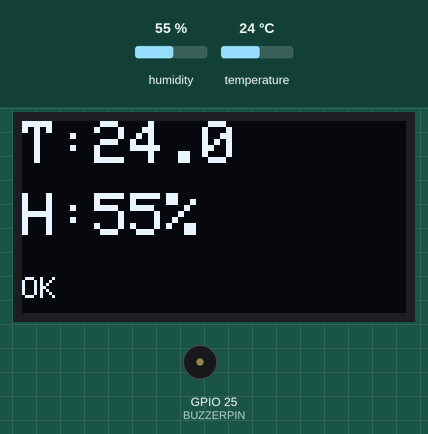
A sketch run on a simulated ESP32. Shown: 128×64 one-colour display, buzzer (waves = sounding, pin HIGH). The inputs (shaded band) are chosen by the test bench; at power-on: temperature 24 °C, humidity 55 %. WiFi joins after 1.5 s; servers stay silent unless stated; what the sketch prints to the serial monitor is not drawn.

Above: at 5.2 s.
5.3 s: temperature set to 33 °C
At 7.0 s:
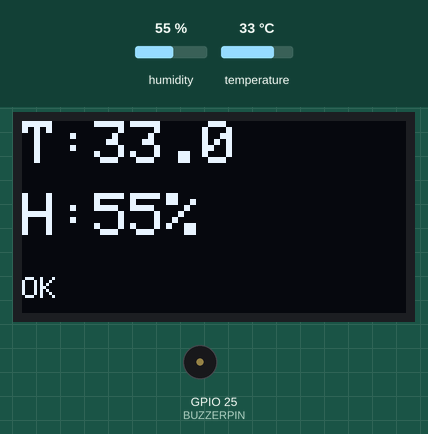
7.6 s: temperature set to 36 °C
At 8.8 s:
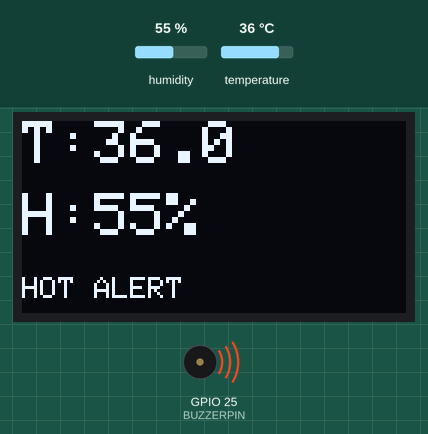
9.7 s: humidity set to 22 %
At 10.6 s:
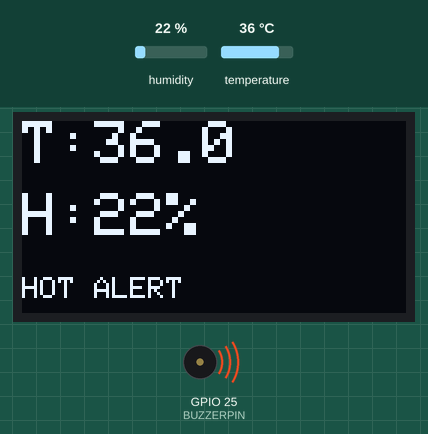
11.7 s: temperature set to 12 °C
At 13.4 s:
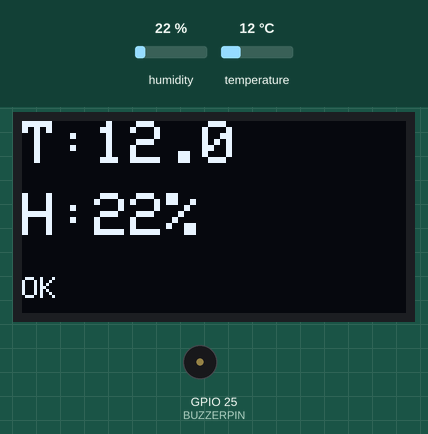
13.7 s: humidity set to 40 %
At 15.3 s:
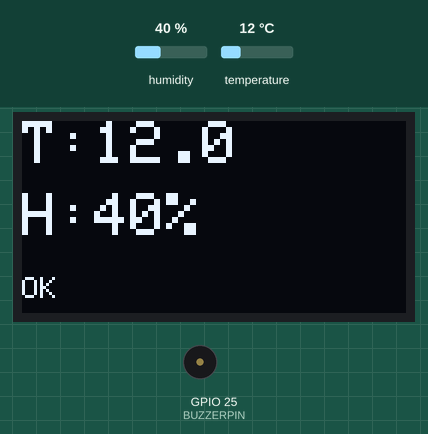
Timing chart, 0 to 16.8 s (numbered marks = the images above; inputs shaded):
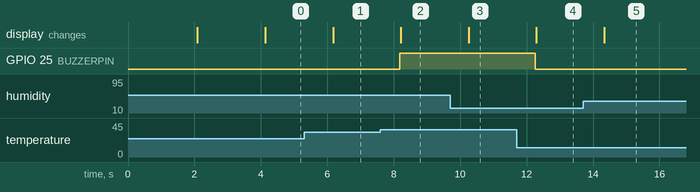

The sketch:

Wifi_Dashboard_IntegratedV1.ino
```cpp
#include <WiFi.h>
#include "DHT.h"
#include <Wire.h>
#include <Adafruit_GFX.h>
#include <Adafruit_SSD1306.h>

// -------- WIFI DETAILS --------
const char* ssid = "Sweeter-family";
const char* password = "ja@WL40099748123";

// -------- DHT11 --------
#define DHTPIN 4
#define DHTTYPE DHT11
DHT dht(DHTPIN, DHTTYPE);

// -------- BUZZER --------
#define BUZZERPIN 25

// -------- OLED --------
#define SCREEN_WIDTH 128
#define SCREEN_HEIGHT 64
Adafruit_SSD1306 display(SCREEN_WIDTH, SCREEN_HEIGHT, &Wire, -1);

// -------- WEB SERVER --------
WiFiServer server(80);

// -------- ALERT TEMP --------
float alertTemp = 35.0;

void setup() {
  Serial.begin(115200);

  dht.begin();

  pinMode(BUZZERPIN, OUTPUT);
  digitalWrite(BUZZERPIN, LOW);

  Wire.begin(21, 22);

  if (!display.begin(SSD1306_SWITCHCAPVCC, 0x3C)) {
    Serial.println("OLED NOT FOUND");
    while (true);
  }

  display.clearDisplay();
  display.setTextColor(SSD1306_WHITE);
  display.setTextSize(1);
  display.setCursor(0, 20);
  display.println("Connecting WiFi...");
  display.display();

  Serial.println("Connecting to WiFi...");
  WiFi.begin(ssid, password);

  while (WiFi.status() != WL_CONNECTED) {
    delay(1000);
    Serial.println("Connecting...");
  }

  Serial.println("WiFi Connected!");
  Serial.print("IP Address: ");
  Serial.println(WiFi.localIP());

  display.clearDisplay();
  display.setCursor(0, 10);
  display.println("WiFi Connected!");
  display.setCursor(0, 30);
  display.print("IP:");
  display.println(WiFi.localIP());
  display.display();

  server.begin();

  delay(2000);
}

void loop() {
  float temp = dht.readTemperature();
  float hum = dht.readHumidity();

  bool sensorOK = !(isnan(temp) || isnan(hum));
  bool alert = false;

  String tempText;
  String humText;
  String statusText;
  String statusColor;

  if (!sensorOK) {
    tempText = "Error";
    humText = "Error";
    statusText = "SENSOR ERROR";
    statusColor = "#ff4d4d";

    digitalWrite(BUZZERPIN, LOW);

    Serial.println("DHT11 Error");

    display.clearDisplay();
    display.setTextColor(SSD1306_WHITE);
    display.setTextSize(2);
    display.setCursor(0, 20);
    display.println("DHT ERR");
    display.display();
  }
  else {
    tempText = String(temp, 1);
    humText = String(hum, 0);

    alert = temp >= alertTemp;

    if (alert) {
      statusText = "HOT ALERT";
      statusColor = "#ff4d4d";
      digitalWrite(BUZZERPIN, HIGH);
    }
    else {
      statusText = "NORMAL";
      statusColor = "#00ffcc";
      digitalWrite(BUZZERPIN, LOW);
    }

    Serial.print("Temp: ");
    Serial.print(tempText);
    Serial.print(" C | Humidity: ");
    Serial.print(humText);
    Serial.print(" % | Status: ");
    Serial.println(statusText);

    display.clearDisplay();
    display.setTextColor(SSD1306_WHITE);

    display.setTextSize(2);
    display.setCursor(0, 0);
    display.print("T:");
    display.print(temp, 1);

    display.setCursor(0, 24);
    display.print("H:");
    display.print(hum, 0);
    display.print("%");

    display.setTextSize(1);
    display.setCursor(0, 52);

    if (alert) {
      display.print("HOT ALERT");
    } else {
      display.print("OK");
    }

    display.display();
  }

  WiFiClient client = server.available();

  if (client) {
    Serial.println("New Client Connected");

    String webpage = R"rawliteral(
<!DOCTYPE html>
<html>
<head>
  <title>ESP32 Dashboard</title>
  <meta http-equiv="refresh" content="2">

  <style>
    body {
      background-color: #111;
      color: white;
      font-family: Arial;
      text-align: center;
      padding-top: 50px;
    }

    .card {
      background: #222;
      width: 350px;
      margin: auto;
      padding: 30px;
      border-radius: 20px;
      box-shadow: 0px 0px 20px rgba(0,255,200,0.3);
    }

    h1 {
      color: #00ffcc;
      margin-bottom: 25px;
    }

    .reading {
      font-size: 24px;
      margin: 15px;
    }

    .status {
      color: STATUS_COLOR;
      font-weight: bold;
      font-size: 28px;
      margin-top: 25px;
    }
  </style>
</head>

<body>
  <div class="card">
    <h1>ESP32 Dashboard</h1>

    <div class="reading">
      Temperature: TEMP_VALUE C
    </div>

    <div class="reading">
      Humidity: HUM_VALUE %
    </div>

    <div class="status">
      STATUS_VALUE
    </div>
  </div>
</body>
</html>
)rawliteral";

    webpage.replace("TEMP_VALUE", tempText);
    webpage.replace("HUM_VALUE", humText);
    webpage.replace("STATUS_VALUE", statusText);
    webpage.replace("STATUS_COLOR", statusColor);

    client.println("HTTP/1.1 200 OK");
    client.println("Content-type:text/html");
    client.println("Connection: close");
    client.println();

    client.print(webpage);

    delay(1);
    client.stop();

    Serial.println("Client Disconnected");
  }

  delay(100);
}
```

Measured:
- the behaviour switches between 34 and 35 °C on temperature (found by bisection; images 1 and 2)
- after the input at 5.3 s, the display: changes after 0.87 s (image 1)
- after the input at 7.6 s, GPIO 25 (BUZZERPIN): LOW → HIGH after 0.59 s; the display: changes after 0.61 s (image 2)
- after the input at 9.7 s, the display: changes after 0.55 s (image 3)
- after the input at 11.7 s, GPIO 25 (BUZZERPIN): HIGH → LOW after 0.57 s; the display: changes after 0.59 s (image 4)
- after the input at 13.7 s, the display: changes after 0.63 s (image 5)
